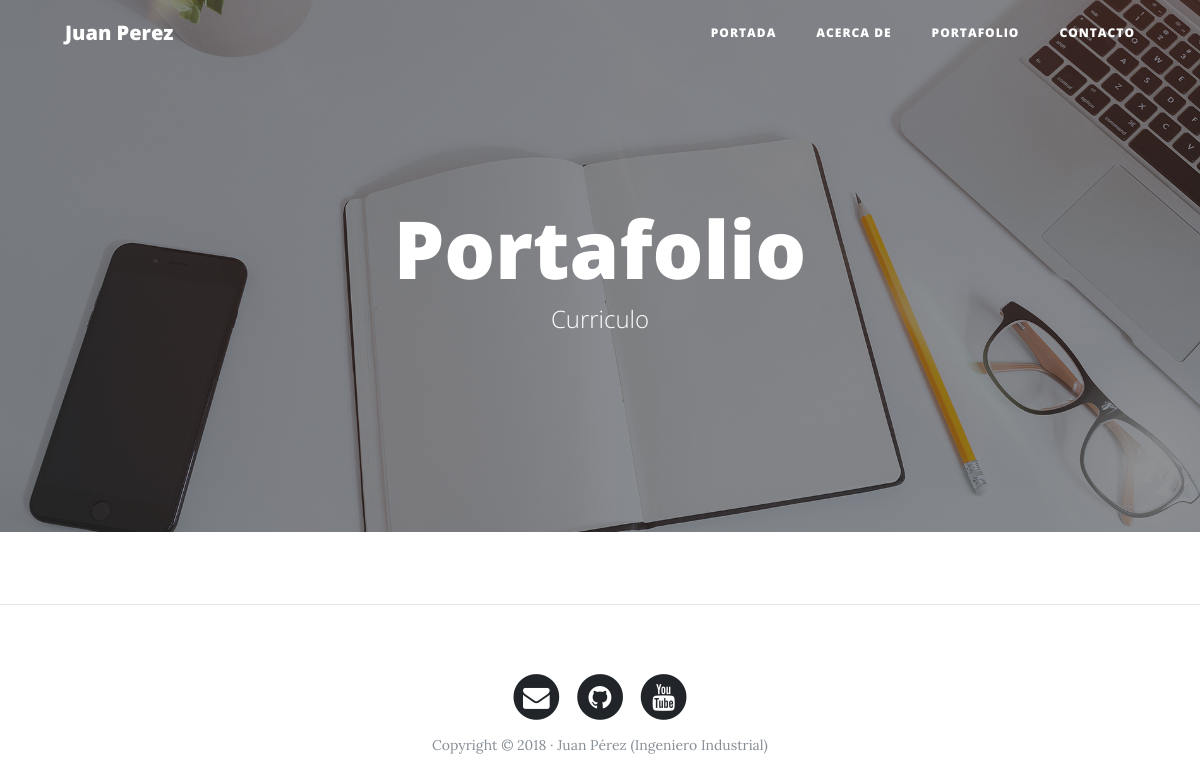
/portfolio/, run on an earlier commit of the app's database.
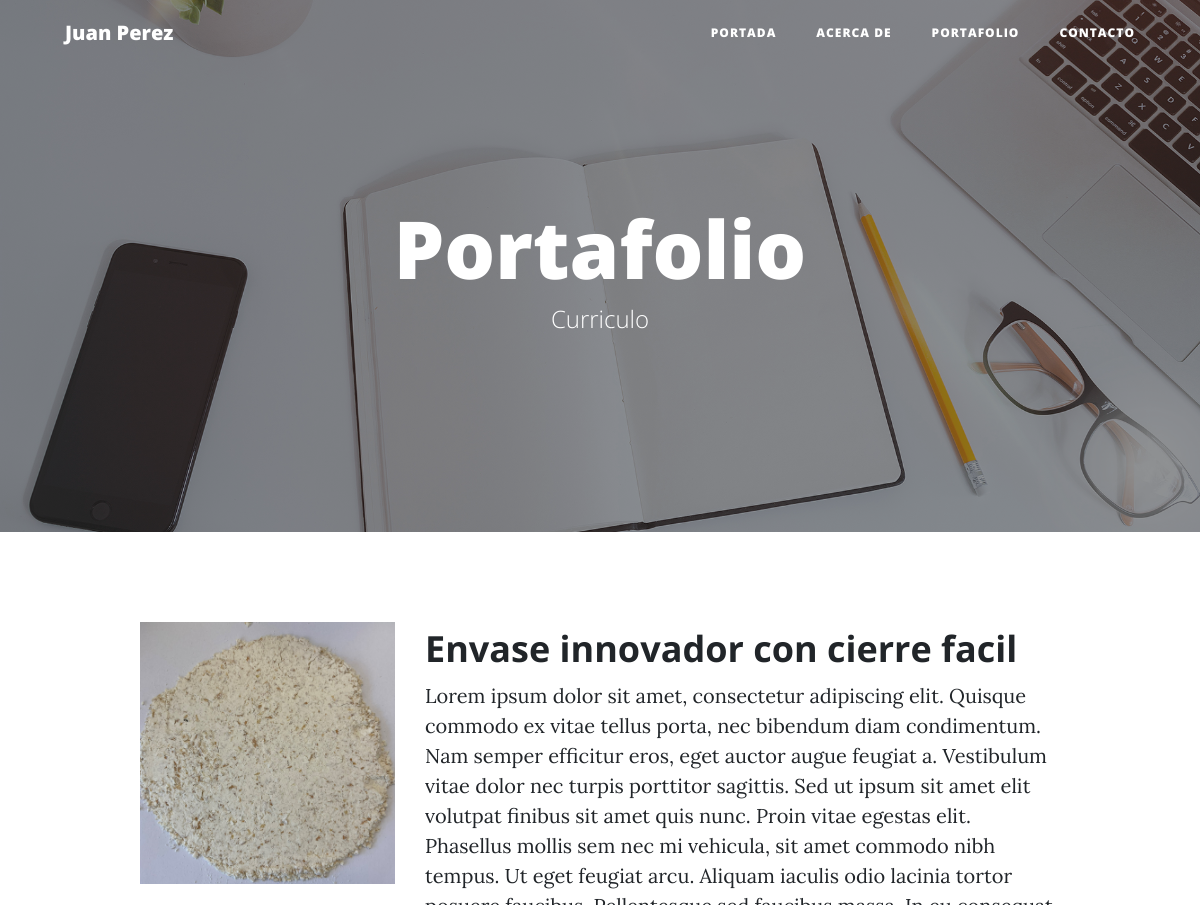
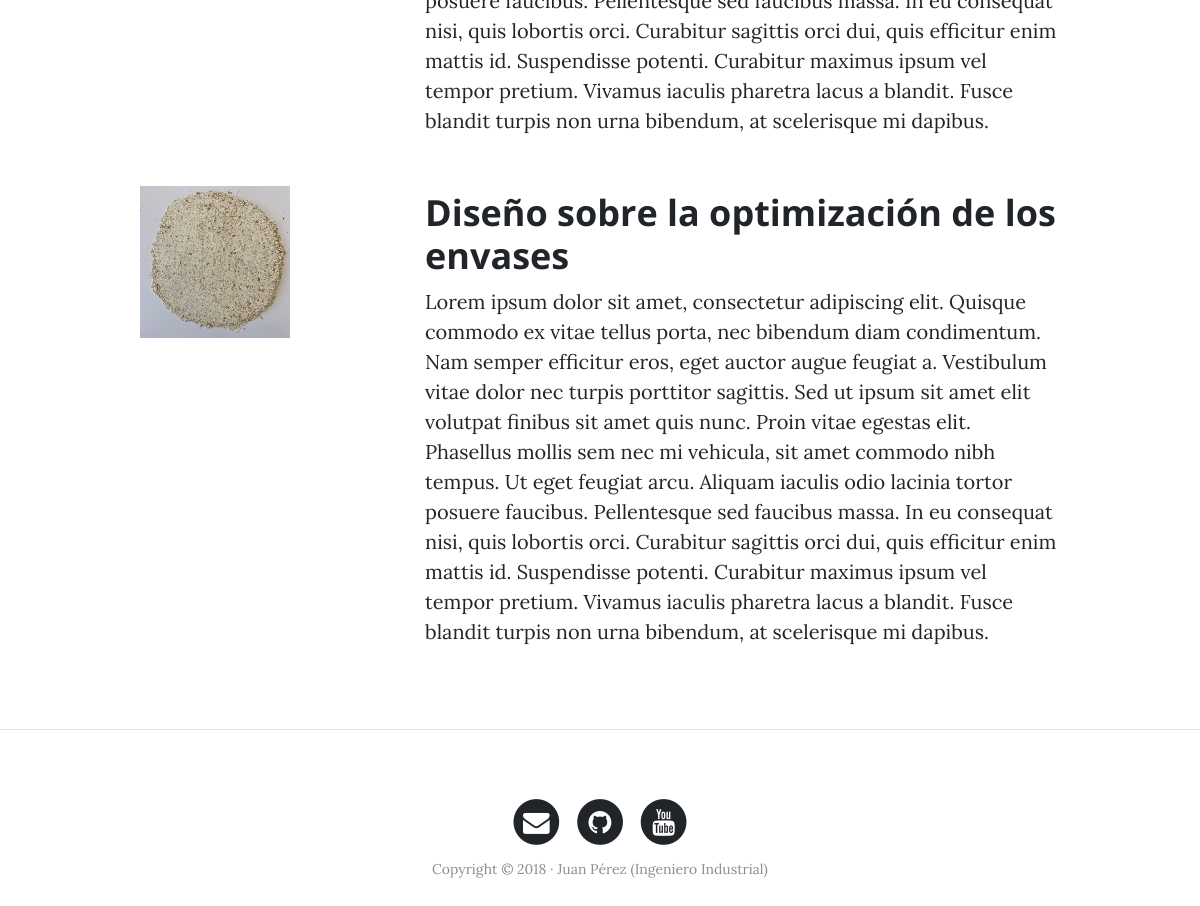
And on a later commit of the database (2 pictures, top to bottom).
### portfolio/models.py (models this page shows, shortened)
class Project(models.Model):
    title = models.CharField(max_length=200, verbose_name="Titulo")
    description = models.TextField(verbose_name="Descripcion")
    image = models.ImageField(verbose_name="Imagen",upload_to="projects")
    link = models.URLField(verbose_name="Direccion web",null=True, blank=True)
    created = models.DateTimeField(auto_now_add=True, verbose_name="Fecha de creacion")
    updated = models.DateTimeField(auto_now=True, verbose_name="Fecha de edicion")
    class Meta:
        verbose_name = "proyecto"
        verbose_name_plural = "proyectos"
        ordering = ["-created"]

### portfolio/views.py (the view)
# urls.py: path('portfolio/',portfolio_views.portfolio, name="portfolio"),
def portfolio(request):
    projects = Project.objects.all()
    return render(request,"portfolio/portfolio.html",{'projects':projects})

### portfolio/templates/portfolio/portfolio.html (shortened to what this page needs)
{% extends 'core/base.html' %}
{% block background %}{% load static %}{% static 'core/img/portfolio-bg.jpg' %}{% endblock %}
{% block headers %}
<h1>Portafolio</h1>
<span class="subheading">Curriculo</span>
{% endblock %}
{% block content %}
    {% for project in projects %}
        <div class="row project">
            <div class="col-lg-3 col-md-4 offset-lg-1">
                <img class="img-fluid" src="{{project.image.url}}" alt="">
            </div>
            <div class="col-lg-7 col-md-8">
                <h2 class="section-heading title">{{project.title}}</h2>
                <p>{{project.description}}</p>
            </div>
        </div>
    {% endfor %}
{% endblock %}

### core/templates/core/base.html (shortened to what this page needs)
<!DOCTYPE html>
<html lang="es">
  <head>
    {% load static %}
    <link href="{% static 'core/vendor/bootstrap/css/bootstrap.min.css' %}" rel="stylesheet">
    <link href="{% static 'core/vendor/font-awesome/css/font-awesome.min.css' %}" rel="stylesheet" type="text/css">
    <link href="{% static 'core/css/clean-blog.min.css' %}" rel="stylesheet">
  </head>
  <body>
    <nav class="navbar navbar-expand-lg navbar-light fixed-top" id="mainNav">
      <div class="container">
        <a class="navbar-brand" href="{% url 'home' %}">Juan Perez</a>
        <div class="collapse navbar-collapse" id="navbarResponsive">
          <ul class="navbar-nav ml-auto">
            <li class="nav-item">
              <a class="nav-link" href="{% url 'home' %}">Portada</a>
            </li>
            <li class="nav-item">
              <a class="nav-link" href="{% url 'about' %}">Acerca de</a>
            </li>
            <li class="nav-item">
              <a class="nav-link" href="{% url 'portfolio' %}">Portafolio</a>
            </li>
            <li class="nav-item">
              <a class="nav-link" href="{% url 'contact' %}">Contacto</a>
            </li>
          </ul>
        </div>
      </div>
    </nav>
    <header class="masthead" style="background-image: url('{% block background %} {% endblock %}')">
      <div class="overlay"></div>
      <div class="container">
        <div class="row">
          <div class="col-lg-8 col-md-10 mx-auto">
            <div class="site-heading">
                {% block headers %} {% endblock %}
            </div>
          </div>
        </div>
      </div>
    </header>
    <div class="container">
        {% block content %}{% endblock %}
    </div>
    {%if request.path != "/"%} <hr>{% endif %}
    <footer>
      <div class="container">
        <div class="row">
          <div class="col-lg-8 col-md-10 mx-auto">
            <ul class="list-inline text-center">
              <li class="list-inline-item">
                <a href="#">
                  <span class="fa-stack fa-lg">
                    <i class="fa fa-circle fa-stack-2x"></i>
                    <i class="fa fa-envelope fa-stack-1x fa-inverse"></i>
                  </span>
                </a>
              </li>
              <li class="list-inline-item">
                <a href="#">
                  <span class="fa-stack fa-lg">
                    <i class="fa fa-circle fa-stack-2x"></i>
                    <i class="fa fa-github fa-stack-1x fa-inverse"></i>
                  </span>
                </a>
              </li>
              <li class="list-inline-item">
                <a href="#">
                  <span class="fa-stack fa-lg">
                    <i class="fa fa-circle fa-stack-2x"></i>
                    <i class="fa fa-youtube fa-stack-1x fa-inverse"></i>
                  </span>
                </a>
              </li>
            </ul>
            <p class="copyright text-muted">Copyright &copy; 2018 · Juan Pérez (Ingeniero Industrial) </p>
          </div>
        </div>
      </div>
    </footer>
  </body>
</html>

What changed in the data, as far as the page shows it:
added Project: image (picture), title "Envase innovador con cierre facil", description "Lorem ipsum dolor sit amet, consectetur adipiscing elit. Quisque commodo ex vitae tellus porta, nec bibendum diam condimentum. Nam semper efficitur eros, eget auctor augue feugiat a. Vestibulum vitae dolor nec turpis porttitor sagittis. Sed ut ipsum sit amet elit volutpat finibus sit amet quis nunc. Proin vitae egestas elit. Phasellus mollis sem nec mi vehicula, sit amet commodo nibh tempus. Ut eget feugiat arcu. Aliquam iaculis odio lacinia tortor posuere faucibus. Pellentesque sed faucibus massa. In eu consequat nisi, quis lobortis orci. Curabitur sagittis orci dui, quis efficitur enim mattis id. Suspendisse potenti. Curabitur maximus ipsum vel tempor pretium. Vivamus iaculis pharetra…"
added Project: image (picture), title "Diseño sobre la optimización de los envases", description "Lorem ipsum dolor sit amet, consectetur adipiscing elit. Quisque commodo ex vitae tellus porta, nec bibendum diam condimentum. Nam semper efficitur eros, eget auctor augue feugiat a. Vestibulum vitae dolor nec turpis porttitor sagittis. Sed ut ipsum sit amet elit volutpat finibus sit amet quis nunc. Proin vitae egestas elit. Phasellus mollis sem nec mi vehicula, sit amet commodo nibh tempus. Ut eget feugiat arcu. Aliquam iaculis odio lacinia tortor posuere faucibus. Pellentesque sed faucibus massa. In eu consequat nisi, quis lobortis orci. Curabitur sagittis orci dui, quis efficitur enim mattis id. Suspendisse potenti. Curabitur maximus ipsum vel tempor pretium. Vivamus iaculis pharetra…"
